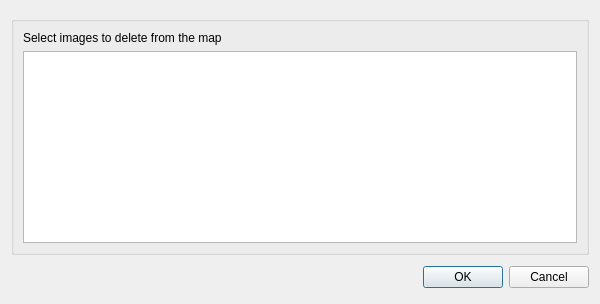
<?xml version="1.0" encoding="UTF-8"?>
<ui version="4.0">
 <class>APTDemodSelectDialog</class>
 <widget class="QDialog" name="APTDemodSelectDialog">
  <property name="geometry">
   <rect>
    <x>0</x>
    <y>0</y>
    <width>600</width>
    <height>304</height>
   </rect>
  </property>
  <property name="font">
   <font>
    <pointsize>9</pointsize>
   </font>
  </property>
  <property name="windowTitle">
   <string>APT Demodulator Settings</string>
  </property>
  <layout class="QVBoxLayout" name="verticalLayout">
   <item>
    <widget class="QGroupBox" name="groupBox">
     <property name="sizePolicy">
      <sizepolicy hsizetype="Preferred" vsizetype="Fixed">
       <horstretch>0</horstretch>
       <verstretch>0</verstretch>
      </sizepolicy>
     </property>
     <layout class="QVBoxLayout" name="verticalLayout_2">
      <item>
       <widget class="QLabel" name="listLabel">
        <property name="text">
         <string>Select images to delete from the map</string>
        </property>
       </widget>
      </item>
      <item>
       <widget class="QListWidget" name="list">
        <property name="selectionMode">
         <enum>QAbstractItemView::MultiSelection</enum>
        </property>
       </widget>
      </item>
     </layout>
    </widget>
   </item>
   <item>
    <widget class="QDialogButtonBox" name="buttonBox">
     <property name="orientation">
      <enum>Qt::Horizontal</enum>
     </property>
     <property name="standardButtons">
      <set>QDialogButtonBox::Cancel|QDialogButtonBox::Ok</set>
     </property>
    </widget>
   </item>
  </layout>
 </widget>
 <resources>
  <include location="../../../sdrgui/resources/res.qrc"/>
  <include location="icons.qrc"/>
 </resources>
 <connections>
  <connection>
   <sender>buttonBox</sender>
   <signal>accepted()</signal>
   <receiver>APTDemodSelectDialog</receiver>
   <slot>accept()</slot>
   <hints>
    <hint type="sourcelabel">
     <x>248</x>
     <y>254</y>
    </hint>
    <hint type="destinationlabel">
     <x>157</x>
     <y>274</y>
    </hint>
   </hints>
  </connection>
  <connection>
   <sender>buttonBox</sender>
   <signal>rejected()</signal>
   <receiver>APTDemodSelectDialog</receiver>
   <slot>reject()</slot>
   <hints>
    <hint type="sourcelabel">
     <x>316</x>
     <y>260</y>
    </hint>
    <hint type="destinationlabel">
     <x>286</x>
     <y>274</y>
    </hint>
   </hints>
  </connection>
 </connections>
</ui>
